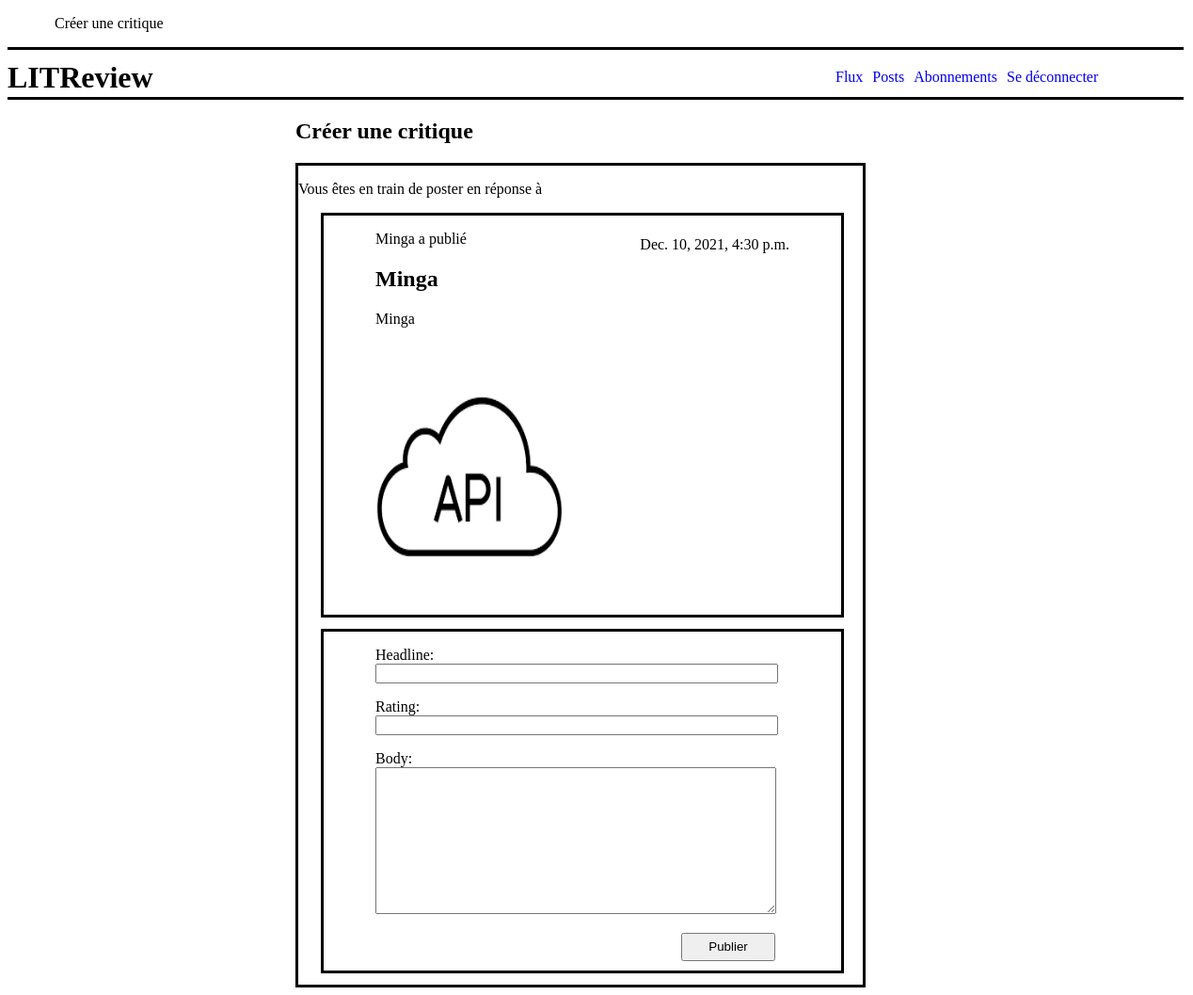
The app's page /ticket/6/review/ (signed in) with its own data.
### application/models.py (models this page shows, shortened)
class Ticket(models.Model):
	photo = models.ForeignKey(Photo, null=True, on_delete=models.SET_NULL, blank=True)
	title = models.CharField(max_length=128)
	content = models.TextField(max_length=5000)
	author = models.ForeignKey(settings.AUTH_USER_MODEL, on_delete=models.CASCADE)
	date_created = models.DateTimeField(auto_now_add=True)

class Photo(models.Model):
	image = models.ImageField()
	uploader = models.ForeignKey(settings.AUTH_USER_MODEL, on_delete=models.CASCADE)
	date_created = models.DateTimeField(auto_now_add=True)

### authentication/models.py (models this page shows)
class User(AbstractUser):
	profile_photo = models.ImageField(verbose_name='Photo de profil')

### application/views.py (the view, shortened to what this page needs)
# urls.py: path('ticket/<int:ticket_id>/review/', application.views.review, name='review'),
@login_required
def review(request, ticket_id):
	ticket = models.Ticket.objects.get(id=ticket_id)
	form = forms.ReviewForm()
	context = {'form': form, 'ticket':ticket, 'page_name':'Créer une critique'}
	return render(request, 'application/review.html', context)

### application/forms.py
class ReviewForm(forms.ModelForm):
	class Meta:
		model = models.Review
		fields = ['headline', 'rating', 'body']

### application/templates/application/review.html (shortened to what this page needs)
{% extends 'base.html' %}
{% block content %}
{% load static %}
	<link rel="stylesheet" type="text/css" href="{% static 'application/review.css' %}">
	<h2 class="page-title">Créer une critique</h2>
	<div class="container">
		<p>Vous êtes en train de poster en réponse à</p>
		<div class="post">
			{% if ticket.author == request.user %}
				<p class="author">Vous avez publié un post</p>
			{% else %}
				<p class="author">{{ ticket.author }} a publié</p>
			{% endif %}
			<p class="date-created">{{ ticket.date_created }}</p>
			<div class="content">
				<h2>{{ ticket.title }}</h2>
				<p>{{ ticket.content }}</p>
				<img src="{{ ticket.photo.image.url }}">
			</div>
		</div>
		<div class="review">
			<form method="post" enctype="multipart/form-data">
				{{ form.as_p }}
				<button type="submit">Publier</button>
			</form>
		</div>
	</div>
{% endblock %}

### application/static/application/review.css (style rules this page uses)
body { width: 1020px; }
.page-title { margin-left: 30%; }
.container { border: solid; margin-left: 30%; width: 600px; }
.container .post, .container .review { border: solid; width: 550px; margin-left: 4%; margin-top: 1%; margin-bottom: 2%; }
.container .post p.author, .container .post .content { margin-left: 10%; }
.container .post, .container .review { position: relative; }
.container .post p.date-created { float: right; margin-top: -5%; margin-right: 10%; margin-bottom: 10%; }
.container .post .content img { width: 200px; height: 285px; }
.container .review form { margin-left: 10%; width: 500px; }
.container .review form label::after { content: "\a"; white-space: pre; }
.container .review form p input { width: 420px; }
.container .review form p textarea { width: 420px; }
.container .review form button { margin-left: 65%; margin-bottom: 2%; width: 100px; height: 30px; }

### records on screen
Ticket: author "Minga", date_created "Dec. 10, 2021, 4:30 p.m.", title "Minga", content "Minga", photo.image (picture)

### other values on screen
{{ page_name }} "Créer une critique"
